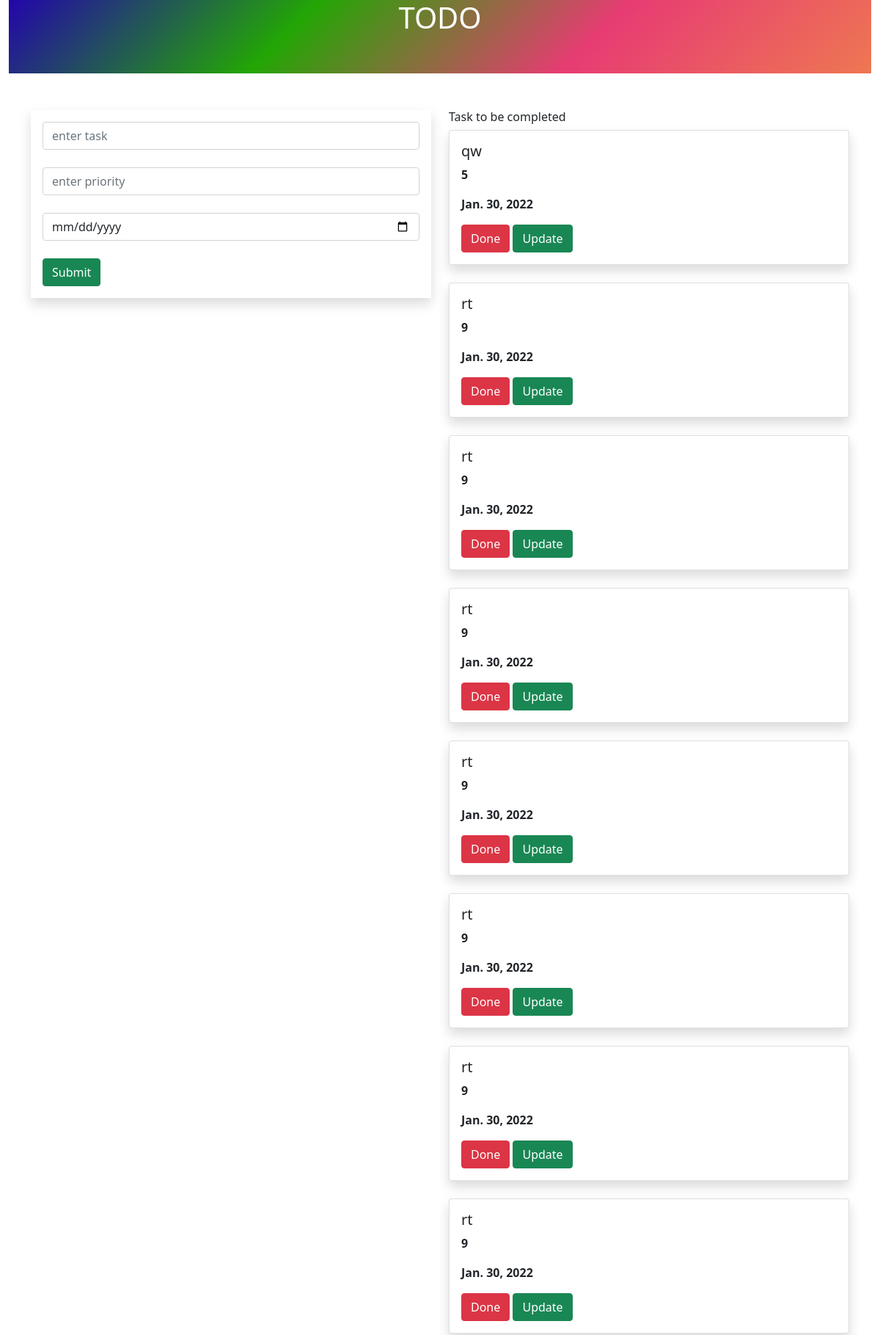
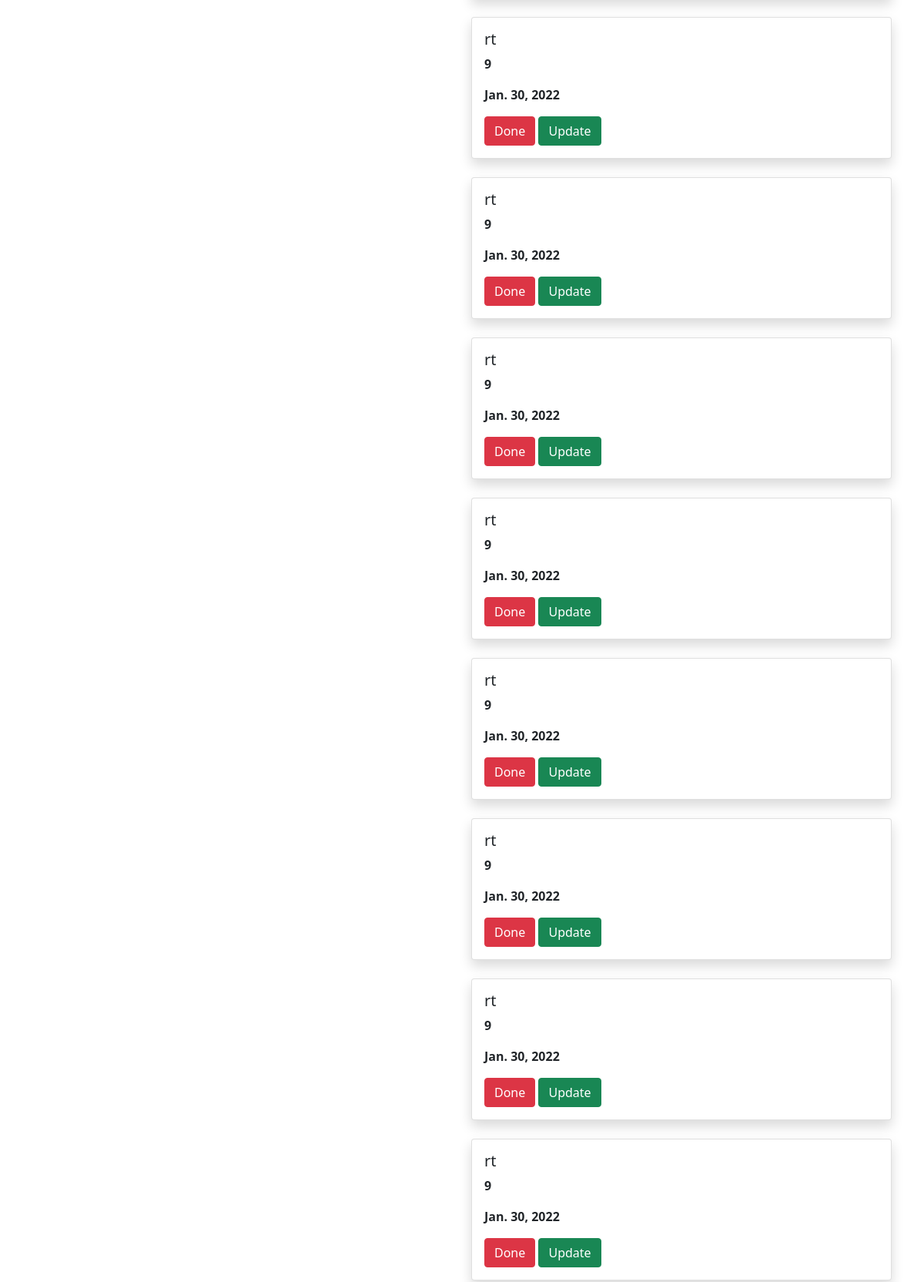
The page / (upper part) on the database its author committed (2 pictures, top to bottom).
### todooapp/models.py (models this page shows, shortened)
class Task(models.Model):
    name = models.CharField(max_length=250)
    priority = models.IntegerField()
    date = models.DateField()

### todooapp/views.py (the view)
# urls.py: path('',views.home,name='home'),
def home(request):
    task1 = Task.objects.all()
    if request.method == "POST":
        name=request.POST.get('task','')
        priority=request.POST.get('priority','')
        date=request.POST.get('date','')
        task=Task(name=name,priority=priority,date=date)
        task.save()
    return render(request,'home.html', {'task1': task1})

### templates/home.html (shortened to what this page needs)
{% extends 'base.html' %}
{% block content %}
<div class="container-fluid">
    <div class="row">
        <div class="col-md-12">
            <div class="banner">
                <div class="banner-text">
                    <h1>TODO</h1>
                </div>
            </div>
        </div>
    </div>
</div>
<div class="container">
    <div class="row">
        <div class="col-md-6">
        <form method="post" class="p-3 shadow">
            <div class="form-group">
    <input type="text" class="form-control" name="task" placeholder="enter task"><br>
</div>
<div class="form-group">
    <input type="text"  class="form-control" name="priority" placeholder="enter priority"><br>
</div>
<div class="form-group">
    <input type="date"  class="form-control" name="date" placeholder="enter date"><br>
</div>
  <input type="submit" class="btn btn-success">
        </form>
    </div>
        <div class="col-md-6">
            <h6>Task to be completed</h6>
            {% for i in task1 %}
            <div class="shadow card">
                <div class="card-body">
                    <h5 class="card-title">{{i.name}}</h5>
                    <p><b>{{i.priority}}</b></p>
                    <p><b>{{i.date}}</b></p>
                    <a class="btn btn-danger" href="{% url 'delete' i.id %}">Done</a>
                    <a class="btn btn-success" href="{% url 'update' i.id %}">Update</a>
                </div>
            </div>
            <br>
            {% endfor %}
        </div>
</div>
</div>
{% endblock %}

### templates/base.html (shortened to what this page needs)
{% load static %}
<!DOCTYPE html>
<html lang="en">
<head>
   <link rel="stylesheet" href="https://cdn.jsdelivr.net/npm/bootstrap@5.1.3/dist/css/bootstrap.min.css">
    <link rel="stylesheet" href="{% static 'style.css' %}">
</head>
<body>
{% block content %}
{% endblock %}
</body>
</html>

### static/style.css (style rules this page uses)
.banner { background:linear-gradient(-45deg, #EE7752 , #E73C73 , #23A605 , #2305AB); margin-left:0px; width:100%; height:100px; margin-bottom:50px; text-align:center; }
.banner-text { top:10%; bottom:40%; transform:transform; text-align:center; color:#fff; }

### rows shown on the page
Task: name "qw", priority "5", date "Jan. 30, 2022"
Task: name "rt", priority "9", date "Jan. 30, 2022"
Task: name "rt", priority "9", date "Jan. 30, 2022"
Task: name "rt", priority "9", date "Jan. 30, 2022"
Task: name "rt", priority "9", date "Jan. 30, 2022"
Task: name "rt", priority "9", date "Jan. 30, 2022"
Task: name "rt", priority "9", date "Jan. 30, 2022"
Task: name "rt", priority "9", date "Jan. 30, 2022"
Task: name "rt", priority "9", date "Jan. 30, 2022"
Task: name "rt", priority "9", date "Jan. 30, 2022"
Task: name "rt", priority "9", date "Jan. 30, 2022"
Task: name "rt", priority "9", date "Jan. 30, 2022"
Task: name "rt", priority "9", date "Jan. 30, 2022"
Task: name "rt", priority "9", date "Jan. 30, 2022"
Task: name "rt", priority "9", date "Jan. 30, 2022"
Task: name "rt", priority "9", date "Jan. 30, 2022"
